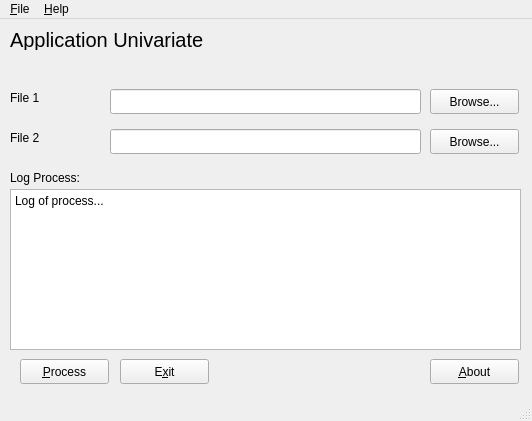
<?xml version="1.0" encoding="UTF-8"?>
<ui version="4.0">
 <class>MainWindow</class>
 <widget class="QMainWindow" name="MainWindow">
  <property name="geometry">
   <rect>
    <x>0</x>
    <y>0</y>
    <width>532</width>
    <height>421</height>
   </rect>
  </property>
  <property name="windowTitle">
   <string>Application Univariate - Juni Asrini</string>
  </property>
  <widget class="QWidget" name="centralwidget">
   <widget class="QPushButton" name="btnProcess">
    <property name="geometry">
     <rect>
      <x>20</x>
      <y>340</y>
      <width>89</width>
      <height>25</height>
     </rect>
    </property>
    <property name="text">
     <string>&amp;Process</string>
    </property>
   </widget>
   <widget class="QPushButton" name="btnAbout">
    <property name="geometry">
     <rect>
      <x>430</x>
      <y>340</y>
      <width>89</width>
      <height>25</height>
     </rect>
    </property>
    <property name="text">
     <string>&amp;About</string>
    </property>
   </widget>
   <widget class="QLineEdit" name="txFile1">
    <property name="geometry">
     <rect>
      <x>110</x>
      <y>70</y>
      <width>311</width>
      <height>25</height>
     </rect>
    </property>
   </widget>
   <widget class="QLineEdit" name="txFile2">
    <property name="geometry">
     <rect>
      <x>110</x>
      <y>110</y>
      <width>311</width>
      <height>25</height>
     </rect>
    </property>
   </widget>
   <widget class="QLabel" name="lbTitle">
    <property name="geometry">
     <rect>
      <x>10</x>
      <y>10</y>
      <width>511</width>
      <height>21</height>
     </rect>
    </property>
    <property name="font">
     <font>
      <pointsize>15</pointsize>
     </font>
    </property>
    <property name="text">
     <string>Application Univariate </string>
    </property>
   </widget>
   <widget class="QLabel" name="lbFile1">
    <property name="geometry">
     <rect>
      <x>10</x>
      <y>70</y>
      <width>67</width>
      <height>17</height>
     </rect>
    </property>
    <property name="text">
     <string>File 1</string>
    </property>
   </widget>
   <widget class="QLabel" name="lbFile2">
    <property name="geometry">
     <rect>
      <x>10</x>
      <y>110</y>
      <width>67</width>
      <height>17</height>
     </rect>
    </property>
    <property name="text">
     <string>File 2</string>
    </property>
   </widget>
   <widget class="QPushButton" name="btnBrowse1">
    <property name="geometry">
     <rect>
      <x>430</x>
      <y>70</y>
      <width>89</width>
      <height>25</height>
     </rect>
    </property>
    <property name="text">
     <string>Browse...</string>
    </property>
   </widget>
   <widget class="QPushButton" name="btnBrowse2">
    <property name="geometry">
     <rect>
      <x>430</x>
      <y>110</y>
      <width>89</width>
      <height>25</height>
     </rect>
    </property>
    <property name="text">
     <string>Browse...</string>
    </property>
   </widget>
   <widget class="QPlainTextEdit" name="txLog">
    <property name="geometry">
     <rect>
      <x>10</x>
      <y>170</y>
      <width>511</width>
      <height>161</height>
     </rect>
    </property>
    <property name="plainText">
     <string>Log of process...</string>
    </property>
   </widget>
   <widget class="QLabel" name="lbLog">
    <property name="geometry">
     <rect>
      <x>10</x>
      <y>150</y>
      <width>91</width>
      <height>17</height>
     </rect>
    </property>
    <property name="text">
     <string>Log Process:</string>
    </property>
   </widget>
   <widget class="QPushButton" name="btnExit">
    <property name="geometry">
     <rect>
      <x>120</x>
      <y>340</y>
      <width>89</width>
      <height>25</height>
     </rect>
    </property>
    <property name="text">
     <string>E&amp;xit</string>
    </property>
   </widget>
  </widget>
  <widget class="QMenuBar" name="menubar">
   <property name="geometry">
    <rect>
     <x>0</x>
     <y>0</y>
     <width>532</width>
     <height>22</height>
    </rect>
   </property>
   <widget class="QMenu" name="menu_File">
    <property name="title">
     <string>&amp;File</string>
    </property>
    <addaction name="separator"/>
    <addaction name="action_Open1"/>
    <addaction name="action_Open2"/>
    <addaction name="action_Close"/>
    <addaction name="separator"/>
    <addaction name="action_Exit"/>
   </widget>
   <widget class="QMenu" name="menu_Help">
    <property name="title">
     <string>&amp;Help</string>
    </property>
    <addaction name="action_About"/>
   </widget>
   <addaction name="menu_File"/>
   <addaction name="menu_Help"/>
  </widget>
  <widget class="QStatusBar" name="statusbar"/>
  <action name="action_Open1">
   <property name="text">
    <string>Open File &amp;1</string>
   </property>
  </action>
  <action name="action_Close">
   <property name="text">
    <string>&amp;Close Files</string>
   </property>
  </action>
  <action name="action_Exit">
   <property name="text">
    <string>E&amp;xit</string>
   </property>
  </action>
  <action name="action_About">
   <property name="text">
    <string>&amp;About</string>
   </property>
  </action>
  <action name="action_Open2">
   <property name="text">
    <string>Open File &amp;2</string>
   </property>
  </action>
 </widget>
 <resources/>
 <connections/>
</ui>
